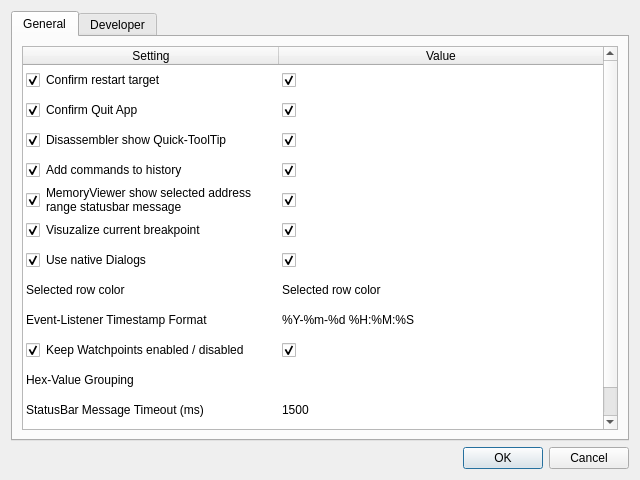
<?xml version="1.0" encoding="UTF-8"?>
<ui version="4.0">
 <class>Dialog</class>
 <widget class="QDialog" name="Dialog">
  <property name="geometry">
   <rect>
    <x>0</x>
    <y>0</y>
    <width>640</width>
    <height>480</height>
   </rect>
  </property>
  <property name="windowTitle">
   <string>LLDBPyGUI - Settings</string>
  </property>
  <layout class="QVBoxLayout" name="verticalLayout">
   <item>
    <widget class="QTabWidget" name="tabWidget">
     <property name="currentIndex">
      <number>0</number>
     </property>
     <widget class="QWidget" name="tabGeneral">
      <attribute name="title">
       <string>General</string>
      </attribute>
      <layout class="QVBoxLayout" name="verticalLayout_2">
       <item>
        <widget class="QTableWidget" name="tblGeneral">
         <property name="textElideMode">
          <enum>Qt::TextElideMode::ElideRight</enum>
         </property>
         <property name="showGrid">
          <bool>false</bool>
         </property>
         <attribute name="horizontalHeaderDefaultSectionSize">
          <number>256</number>
         </attribute>
         <attribute name="horizontalHeaderStretchLastSection">
          <bool>true</bool>
         </attribute>
         <attribute name="verticalHeaderVisible">
          <bool>false</bool>
         </attribute>
         <row>
          <property name="text">
           <string>ConfirmRestartTarget</string>
          </property>
         </row>
         <row>
          <property name="text">
           <string>ConfirmQuit</string>
          </property>
         </row>
         <row>
          <property name="text">
           <string>DisassemblerShowQuickTooltip</string>
          </property>
         </row>
         <row>
          <property name="text">
           <string>Add commands to History</string>
          </property>
         </row>
         <row>
          <property name="text">
           <string>MemoryViewer show selected address range statusbar message</string>
          </property>
         </row>
         <row>
          <property name="text">
           <string>VisualizeCurrentBP</string>
          </property>
         </row>
         <row>
          <property name="text">
           <string>Use native Dialogs</string>
          </property>
         </row>
         <row>
          <property name="text">
           <string>Selected row color</string>
          </property>
         </row>
         <row>
          <property name="text">
           <string>Event-Listener Timestamp Format</string>
          </property>
         </row>
         <row>
          <property name="text">
           <string>Keep Watchpoints enabled / disabled</string>
          </property>
         </row>
         <row>
          <property name="text">
           <string>Hex-Value Grouping</string>
          </property>
         </row>
         <row>
          <property name="text">
           <string>StatusBar Message Timeout (ms)</string>
          </property>
         </row>
         <row>
          <property name="text">
           <string>Exit LLDB on App exit</string>
          </property>
         </row>
         <column>
          <property name="text">
           <string>Setting</string>
          </property>
         </column>
         <column>
          <property name="text">
           <string>Value</string>
          </property>
         </column>
         <item row="0" column="0">
          <property name="text">
           <string>Confirm restart target</string>
          </property>
          <property name="checkState">
           <enum>Checked</enum>
          </property>
          <property name="flags">
           <set>ItemIsSelectable|ItemIsUserCheckable|ItemIsEnabled</set>
          </property>
         </item>
         <item row="0" column="1">
          <property name="text">
           <string/>
          </property>
          <property name="checkState">
           <enum>Checked</enum>
          </property>
          <property name="flags">
           <set>ItemIsSelectable|ItemIsUserCheckable|ItemIsEnabled</set>
          </property>
         </item>
         <item row="1" column="0">
          <property name="text">
           <string>Confirm Quit App</string>
          </property>
          <property name="checkState">
           <enum>Checked</enum>
          </property>
          <property name="flags">
           <set>ItemIsSelectable|ItemIsUserCheckable|ItemIsEnabled</set>
          </property>
         </item>
         <item row="1" column="1">
          <property name="text">
           <string/>
          </property>
          <property name="checkState">
           <enum>Checked</enum>
          </property>
          <property name="flags">
           <set>ItemIsSelectable|ItemIsUserCheckable|ItemIsEnabled</set>
          </property>
         </item>
         <item row="2" column="0">
          <property name="text">
           <string>Disassembler show Quick-ToolTip</string>
          </property>
          <property name="checkState">
           <enum>Checked</enum>
          </property>
          <property name="flags">
           <set>ItemIsSelectable|ItemIsUserCheckable|ItemIsEnabled</set>
          </property>
         </item>
         <item row="2" column="1">
          <property name="text">
           <string/>
          </property>
          <property name="checkState">
           <enum>Checked</enum>
          </property>
          <property name="flags">
           <set>ItemIsSelectable|ItemIsUserCheckable|ItemIsEnabled</set>
          </property>
         </item>
         <item row="3" column="0">
          <property name="text">
           <string>Add commands to history</string>
          </property>
          <property name="checkState">
           <enum>Checked</enum>
          </property>
          <property name="flags">
           <set>ItemIsSelectable|ItemIsUserCheckable|ItemIsEnabled</set>
          </property>
         </item>
         <item row="3" column="1">
          <property name="text">
           <string/>
          </property>
          <property name="checkState">
           <enum>Checked</enum>
          </property>
          <property name="flags">
           <set>ItemIsSelectable|ItemIsUserCheckable|ItemIsEnabled</set>
          </property>
         </item>
         <item row="4" column="0">
          <property name="text">
           <string>MemoryViewer show selected address range statusbar message</string>
          </property>
          <property name="checkState">
           <enum>Checked</enum>
          </property>
          <property name="flags">
           <set>ItemIsSelectable|ItemIsUserCheckable|ItemIsEnabled</set>
          </property>
         </item>
         <item row="4" column="1">
          <property name="text">
           <string/>
          </property>
          <property name="checkState">
           <enum>Checked</enum>
          </property>
          <property name="flags">
           <set>ItemIsSelectable|ItemIsUserCheckable|ItemIsEnabled</set>
          </property>
         </item>
         <item row="5" column="0">
          <property name="text">
           <string>Visuzalize current breakpoint</string>
          </property>
          <property name="checkState">
           <enum>Checked</enum>
          </property>
          <property name="flags">
           <set>ItemIsSelectable|ItemIsUserCheckable|ItemIsEnabled</set>
          </property>
         </item>
         <item row="5" column="1">
          <property name="text">
           <string/>
          </property>
          <property name="checkState">
           <enum>Checked</enum>
          </property>
          <property name="flags">
           <set>ItemIsSelectable|ItemIsUserCheckable|ItemIsEnabled</set>
          </property>
         </item>
         <item row="6" column="0">
          <property name="text">
           <string>Use native Dialogs</string>
          </property>
          <property name="checkState">
           <enum>Checked</enum>
          </property>
          <property name="flags">
           <set>ItemIsSelectable|ItemIsUserCheckable|ItemIsEnabled</set>
          </property>
         </item>
         <item row="6" column="1">
          <property name="text">
           <string/>
          </property>
          <property name="checkState">
           <enum>Checked</enum>
          </property>
          <property name="flags">
           <set>ItemIsSelectable|ItemIsUserCheckable|ItemIsEnabled</set>
          </property>
         </item>
         <item row="7" column="0">
          <property name="text">
           <string>Selected row color</string>
          </property>
          <property name="flags">
           <set>ItemIsSelectable|ItemIsUserCheckable|ItemIsEnabled</set>
          </property>
         </item>
         <item row="7" column="1">
          <property name="text">
           <string>Selected row color</string>
          </property>
         </item>
         <item row="8" column="0">
          <property name="text">
           <string>Event-Listener Timestamp Format</string>
          </property>
         </item>
         <item row="8" column="1">
          <property name="text">
           <string>%Y-%m-%d %H:%M:%S</string>
          </property>
         </item>
         <item row="9" column="0">
          <property name="text">
           <string>Keep Watchpoints enabled / disabled</string>
          </property>
          <property name="checkState">
           <enum>Checked</enum>
          </property>
         </item>
         <item row="9" column="1">
          <property name="text">
           <string/>
          </property>
          <property name="checkState">
           <enum>Checked</enum>
          </property>
         </item>
         <item row="10" column="0">
          <property name="text">
           <string>Hex-Value Grouping</string>
          </property>
         </item>
         <item row="10" column="1">
          <property name="text">
           <string/>
          </property>
         </item>
         <item row="11" column="0">
          <property name="text">
           <string>StatusBar Message Timeout (ms)</string>
          </property>
         </item>
         <item row="11" column="1">
          <property name="text">
           <string>1500</string>
          </property>
         </item>
         <item row="12" column="0">
          <property name="text">
           <string>Exit LLDB on App exit</string>
          </property>
         </item>
         <item row="12" column="1">
          <property name="checkState">
           <enum>Checked</enum>
          </property>
         </item>
        </widget>
       </item>
      </layout>
     </widget>
     <widget class="QWidget" name="tabDeveloper">
      <attribute name="title">
       <string>Developer</string>
      </attribute>
      <layout class="QGridLayout" name="gridLayout">
       <item row="1" column="0">
        <widget class="QPushButton" name="cmdTest">
         <property name="text">
          <string>Test Button</string>
         </property>
        </widget>
       </item>
       <item row="0" column="0">
        <widget class="QPushButton" name="cmdLoadDefaults">
         <property name="text">
          <string>Load Default Config</string>
         </property>
        </widget>
       </item>
       <item row="2" column="0">
        <widget class="QTableWidget" name="tblDeveloper">
         <attribute name="horizontalHeaderDefaultSectionSize">
          <number>200</number>
         </attribute>
         <attribute name="horizontalHeaderShowSortIndicator" stdset="0">
          <bool>false</bool>
         </attribute>
         <attribute name="horizontalHeaderStretchLastSection">
          <bool>true</bool>
         </attribute>
         <attribute name="verticalHeaderVisible">
          <bool>false</bool>
         </attribute>
         <row>
          <property name="text">
           <string>Load test target</string>
          </property>
         </row>
         <row>
          <property name="text">
           <string>Load test breakpoints</string>
          </property>
         </row>
         <row>
          <property name="text">
           <string>Stop at entry</string>
          </property>
         </row>
         <row>
          <property name="text">
           <string>Break at main function</string>
          </property>
         </row>
         <row>
          <property name="text">
           <string>Set Breakpoint at main function</string>
          </property>
         </row>
         <row>
          <property name="text">
           <string>Clear Console complete (with 1 click)</string>
          </property>
         </row>
         <row>
          <property name="text">
           <string>Persistent command history</string>
          </property>
         </row>
         <column>
          <property name="text">
           <string>Key</string>
          </property>
         </column>
         <column>
          <property name="text">
           <string>Value</string>
          </property>
         </column>
         <item row="0" column="0">
          <property name="text">
           <string>Load test target</string>
          </property>
          <property name="flags">
           <set>ItemIsSelectable|ItemIsUserCheckable|ItemIsEnabled</set>
          </property>
         </item>
         <item row="0" column="1">
          <property name="text">
           <string/>
          </property>
          <property name="checkState">
           <enum>Checked</enum>
          </property>
          <property name="flags">
           <set>ItemIsSelectable|ItemIsUserCheckable|ItemIsEnabled</set>
          </property>
         </item>
         <item row="1" column="0">
          <property name="text">
           <string>Load test breakpoints</string>
          </property>
          <property name="flags">
           <set>ItemIsSelectable|ItemIsUserCheckable|ItemIsEnabled</set>
          </property>
         </item>
         <item row="1" column="1">
          <property name="text">
           <string/>
          </property>
          <property name="checkState">
           <enum>Checked</enum>
          </property>
          <property name="flags">
           <set>ItemIsSelectable|ItemIsUserCheckable|ItemIsEnabled</set>
          </property>
         </item>
         <item row="2" column="0">
          <property name="text">
           <string>Stop at entry</string>
          </property>
         </item>
         <item row="2" column="1">
          <property name="text">
           <string/>
          </property>
          <property name="checkState">
           <enum>Unchecked</enum>
          </property>
         </item>
         <item row="3" column="0">
          <property name="text">
           <string>Break at main function</string>
          </property>
         </item>
         <item row="3" column="1">
          <property name="text">
           <string>main</string>
          </property>
          <property name="checkState">
           <enum>Checked</enum>
          </property>
         </item>
         <item row="4" column="0">
          <property name="text">
           <string>Set Breakpoint at main function</string>
          </property>
         </item>
         <item row="4" column="1">
          <property name="text">
           <string/>
          </property>
          <property name="checkState">
           <enum>Checked</enum>
          </property>
         </item>
         <item row="5" column="0">
          <property name="text">
           <string>Clear console complete with one click</string>
          </property>
         </item>
         <item row="5" column="1">
          <property name="text">
           <string/>
          </property>
          <property name="checkState">
           <enum>Checked</enum>
          </property>
         </item>
         <item row="6" column="0">
          <property name="text">
           <string>Persistent command history</string>
          </property>
         </item>
         <item row="6" column="1">
          <property name="checkState">
           <enum>Checked</enum>
          </property>
         </item>
        </widget>
       </item>
      </layout>
     </widget>
    </widget>
   </item>
   <item>
    <widget class="QDialogButtonBox" name="buttonBox">
     <property name="orientation">
      <enum>Qt::Orientation::Horizontal</enum>
     </property>
     <property name="standardButtons">
      <set>QDialogButtonBox::StandardButton::Cancel|QDialogButtonBox::StandardButton::Ok</set>
     </property>
     <property name="centerButtons">
      <bool>false</bool>
     </property>
    </widget>
   </item>
  </layout>
 </widget>
 <resources/>
 <connections>
  <connection>
   <sender>buttonBox</sender>
   <signal>accepted()</signal>
   <receiver>Dialog</receiver>
   <slot>accept()</slot>
   <hints>
    <hint type="sourcelabel">
     <x>248</x>
     <y>254</y>
    </hint>
    <hint type="destinationlabel">
     <x>157</x>
     <y>274</y>
    </hint>
   </hints>
  </connection>
  <connection>
   <sender>buttonBox</sender>
   <signal>rejected()</signal>
   <receiver>Dialog</receiver>
   <slot>reject()</slot>
   <hints>
    <hint type="sourcelabel">
     <x>316</x>
     <y>260</y>
    </hint>
    <hint type="destinationlabel">
     <x>286</x>
     <y>274</y>
    </hint>
   </hints>
  </connection>
 </connections>
</ui>
